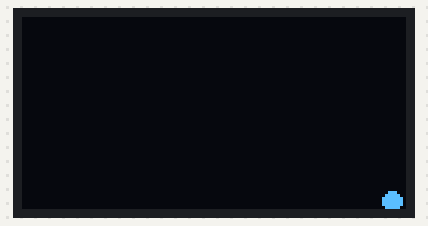
Recording of a sketch running on a simulated ESP32. Shown: 128×64 one-colour display. The OLED is the two-colour kind (top 16 rows yellow).

Above: at 4.7 s.
At 5.98 s:
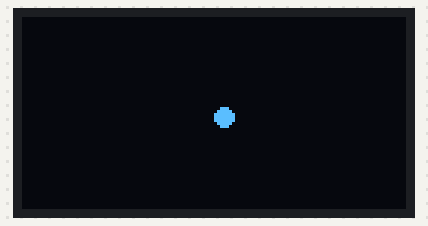
At 7.26 s:
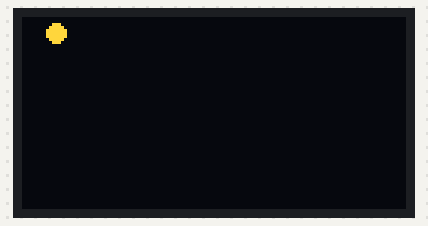
At 19.07 s:
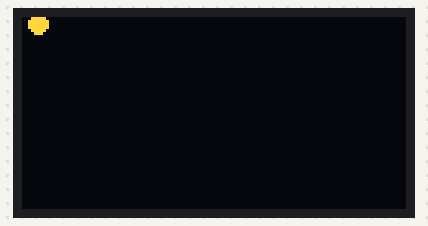
At 29.28 s:
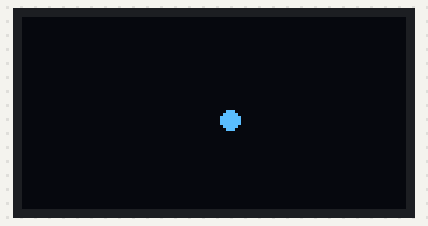
At 39.82 s:
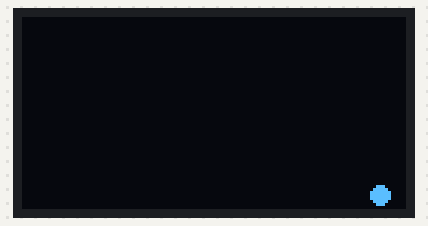

The sketch:

OLED_test.ino
```cpp
#include <Wire.h>
#include <Adafruit_GFX.h>
#include <Adafruit_SSD1306.h>

#define SCREEN_WIDTH 128  // OLED width
#define SCREEN_HEIGHT 64  // OLED height
#define OLED_RESET -1     // Reset pin (not used)
Adafruit_SSD1306 display(SCREEN_WIDTH, SCREEN_HEIGHT, &Wire, OLED_RESET);

void setup() {
    Serial.begin(115200);

    // Initialize OLED display
    if (!display.begin(SSD1306_SWITCHCAPVCC, 0x3C)) {
        Serial.println(F("SSD1306 allocation failed"));
        for (;;); // Halt
    }

    display.clearDisplay();
    display.display();
}

void loop() {
    int radius = 3; // Circle size

    // Move from (0,0) to (128,0) (Top-left to Top-right)
    for (int x = 0; x < SCREEN_WIDTH; x += 2) {
        drawCircleAt(x, 0, radius);
    }

    // Move from (128,0) to (128,64) (Top-right to Bottom-right)
    for (int y = 0; y < SCREEN_HEIGHT; y += 2) {
        drawCircleAt(SCREEN_WIDTH - 1, y, radius);
    }

    // Move diagonally from (128,64) to (0,0) (Bottom-right to Top-left)
    for (int x = SCREEN_WIDTH - 1, y = SCREEN_HEIGHT - 1; x >= 0 && y >= 0; x -= 2, y -= 1) {
        drawCircleAt(x, y, radius);
    }

    // Move from (0,0) to (0,64) (Top-left to Bottom-left)
    for (int y = 0; y < SCREEN_HEIGHT; y += 2) {
        drawCircleAt(0, y, radius);
    }

    // Move from (0,64) to (128,64) (Bottom-left to Bottom-right)
    for (int x = 0; x < SCREEN_WIDTH; x += 2) {
        drawCircleAt(x, SCREEN_HEIGHT - 1, radius);
    }
}

// Function to draw and refresh the circle
void drawCircleAt(int x, int y, int r) {
    display.clearDisplay();
    display.fillCircle(x, y, r, SSD1306_WHITE);
    display.display();
    delay(20); // Adjust for speed
}
```
